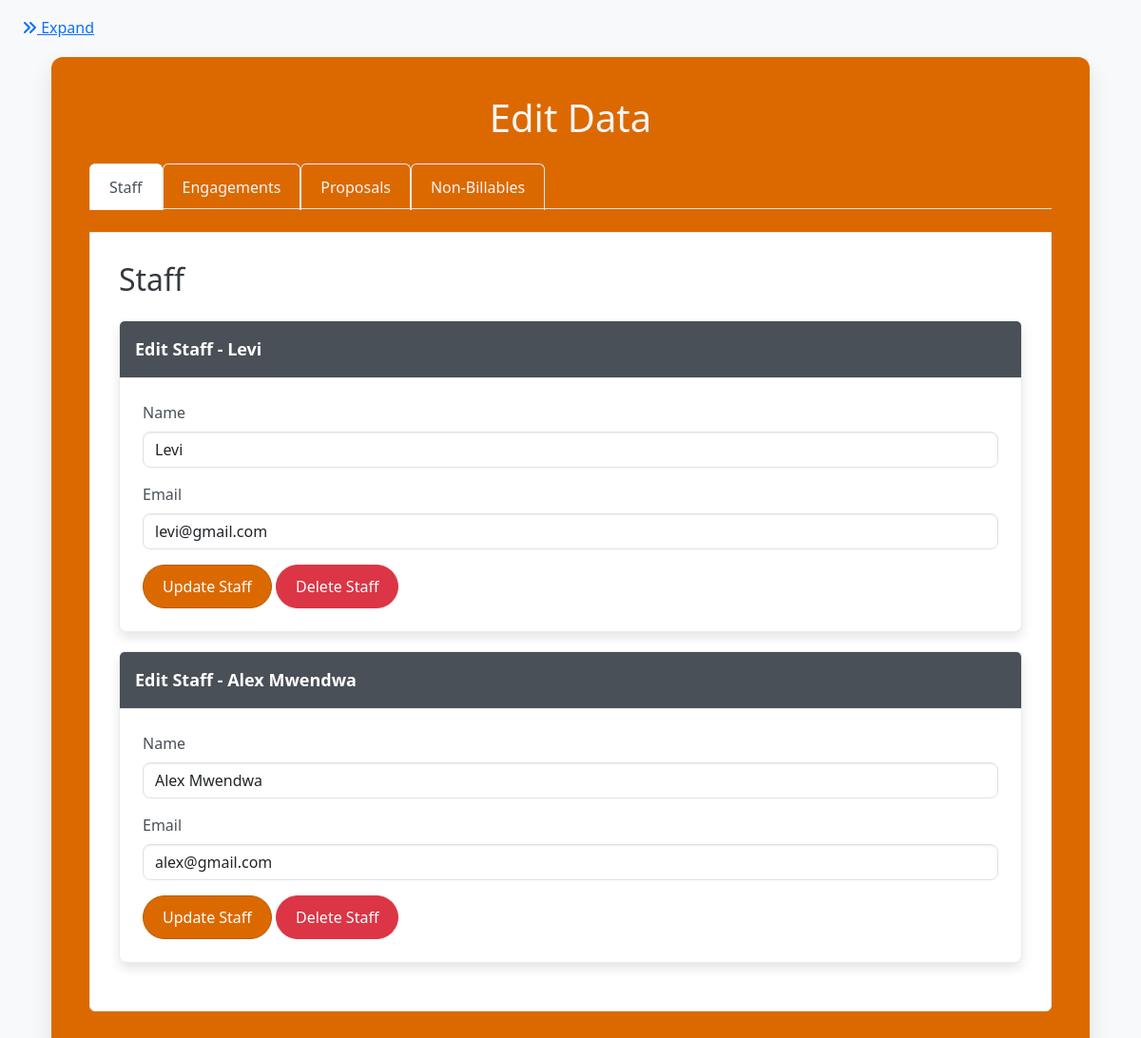
Page /edit_data on the committed database.
### app.py (models this page shows)
class Staff(db.Model):
    id = db.Column(db.Integer, primary_key=True)
    name = db.Column(db.String(100), nullable=False)
    email = db.Column(db.String(120), unique=True, nullable=False)
    leave_days_remaining = db.Column(db.Float, default=0.0)
    is_team_leader = db.Column(Boolean, default=False)
    receive_notifications = db.Column(Boolean, default=True)
    engagements = db.relationship('Engagement', backref='team_leader', lazy=True)
    proposals = db.relationship('Proposal', backref='team_leader', lazy=True)
    hours_logs = db.relationship('HoursLog', backref='staff_member', lazy=True)
    leave_records = db.relationship('LeaveRecord', backref='staff', lazy=True)
    utilizations = db.relationship('Utilization', backref='staff', lazy=True)

### app.py (the view, shortened to what this page needs)
@app.route('/edit_data', methods=['GET', 'POST'])
def edit_data():
    staff_members = Staff.query.all()
    engagements = Engagement.query.all()
    proposals = Proposal.query.all()
    non_billables = NonBillable.query.all()
    return render_template('edit_data.html',
                           staff_members=staff_members,
                           engagements=engagements,
                           proposals=proposals,
                           non_billables=non_billables)

### templates/edit_data.html (shortened to what this page needs)
{% extends "base.html" %}
{% block content %}
    <link rel="stylesheet" href="https://cdnjs.cloudflare.com/ajax/libs/bootstrap/5.3.0/css/bootstrap.min.css">
    <div class="edcontainer">
        <h1 class="text-center mb-4" style="color: whitesmoke;">Edit Data</h1>
        <ul class="nav nav-tabs mb-4" id="myTab" role="tablist">
            <li class="nav-item" role="presentation">
                <button class="nav-link active" id="staff-tab" data-bs-toggle="tab" data-bs-target="#staff" type="button" role="tab" aria-controls="staff" aria-selected="true">Staff</button>
            </li>
            <li class="nav-item" role="presentation">
                <button class="nav-link" id="engagements-tab" data-bs-toggle="tab" data-bs-target="#engagements" type="button" role="tab" aria-controls="engagements" aria-selected="false">Engagements</button>
            </li>
            <li class="nav-item" role="presentation">
                <button class="nav-link" id="proposals-tab" data-bs-toggle="tab" data-bs-target="#proposals" type="button" role="tab" aria-controls="proposals" aria-selected="false">Proposals</button>
            </li>
            <li class="nav-item" role="presentation">
                <button class="nav-link" id="non-billables-tab" data-bs-toggle="tab" data-bs-target="#non-billables" type="button" role="tab" aria-controls="non-billables" aria-selected="false">Non-Billables</button>
            </li>
        </ul>
        <div class="tab-content" id="myTabContent">
            <div class="tab-pane fade show active" id="staff" role="tabpanel" aria-labelledby="staff-tab">
                <h2 class="mb-4">Staff</h2>
                {% for staff in staff_members %}
                <div class="card">
                    <div class="card-header">Edit Staff - {{ staff.name }}</div>
                    <div class="card-body">
                        <form action="{{ url_for('edit_data') }}" method="post">
                            <div class="mb-3">
                                <label for="staff-name-{{ staff.id }}" class="form-label">Name</label>
                                <input type="text" class="form-control" id="staff-name-{{ staff.id }}" name="name" value="{{ staff.name }}" required>
                            </div>
                            <div class="mb-3">
                                <label for="staff-email-{{ staff.id }}" class="form-label">Email</label>
                                <input type="email" class="form-control" id="staff-email-{{ staff.id }}" name="email" value="{{ staff.email }}" required>
                            </div>
                            <button type="submit" class="btn btn-custom btn-custom-primary">Update Staff</button>
                            <button type="submit" name="delete" value="staff-{{ staff.id }}" class="btn btn-custom btn-custom-danger" onclick="return confirm('Are you sure you want to delete this staff member?')">Delete Staff</button>
                        </form>
                    </div>
                </div>
                {% endfor %}
            </div>
        </div>
    </div>
</body>
</html>
{% endblock %}

### templates/base.html (style rules this page uses)
html, body { height: 100%; margin: 0; }

### templates/edit_data.html (style rules this page uses)
body { background-color: #f8f9fa; color: #343a40; font-family: 'Segoe UI', Tahoma, Geneva, Verdana, sans-serif; }
.edcontainer { background-color: #dc6900; padding: 40px; border-radius: 12px; box-shadow: 0 12px 24px rgba(0, 0, 0, 0.1); max-width: 1200px; margin-top: 40px; }
.nav-tabs .nav-link { color: whitesmoke; border-radius: 0.375rem 0.375rem 0 0; border: 1px solid #e9ecef; border-bottom: none; margin-bottom: -1px; padding: 12px 20px; font-weight: 500; }
.nav-tabs .nav-link.active { background-color: #ffffff; border-color: #e9ecef #e9ecef #ffffff; color: #495057; }
.tab-content { background-color: #ffffff; border: 1px solid #e9ecef; border-radius: 0 0 0.375rem 0.375rem; padding: 30px; }
.card { border: 1px solid #e9ecef; border-radius: 8px; box-shadow: 0 6px 12px rgba(0, 0, 0, 0.1); margin-bottom: 20px; }
.card-header { background-color: #495057; color: #ffffff; font-size: 1.125rem; font-weight: 600; border-bottom: 1px solid #e9ecef; padding: 16px; }
.card-body { padding: 24px; }
.form-label { font-weight: 500; color: #495057; }
.form-control { border-radius: 8px; box-shadow: inset 0 1px 2px rgba(0, 0, 0, 0.075); }
.btn-custom { border-radius: 50px; padding: 10px 20px; font-weight: 500; transition: all 0.3s; }
.btn-custom-primary { background-color: #dc6900; border-color: #b55a04; color: #ffffff; }
.btn-custom-danger { background-color: #dc3545; border-color: #dc3545; color: #ffffff; }

### rows in the picture
Staff: name "Levi", email "levi@gmail.com"
Staff: name "Alex Mwendwa", email "alex@gmail.com"
